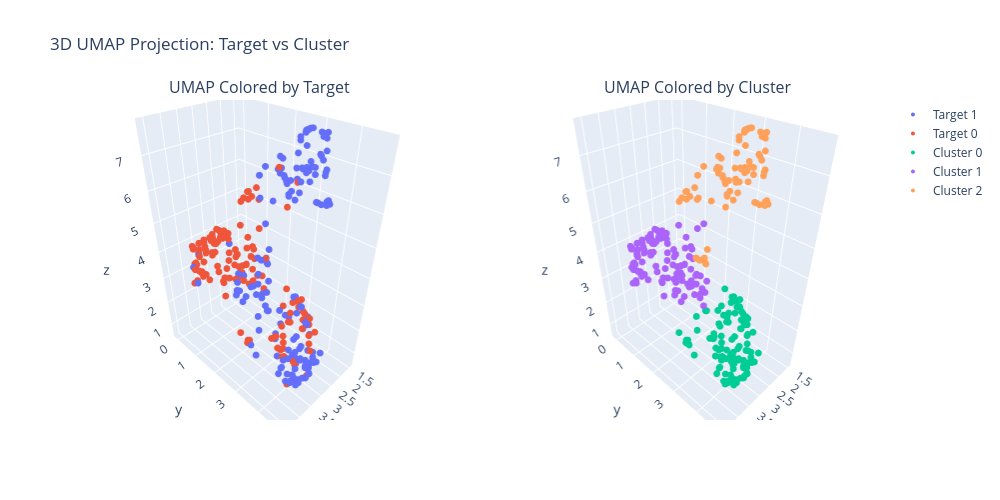

Notebook source saved alongside this figure:
### Markdown cell above
<h1 style="
  font-family: 'Americana XBdCn BT';
  text-shadow: 2px 2px 4px rgba(0,0,0,0.2);
  font-size: 40px;
  font-weight: bold;
  background: linear-gradient(to right,  #e0f0ea, #f7f0e8);
  letter-spacing: 0px;
  color: #d68b79;
  border-radius: 40px;
  text-align: left;
  line-height: 1;
  padding: 8px 9px;
">
  <span>Step VIII: 3D techniques to uncover hidden pattern</span>
</h1>

### Code cell
import umap
import plotly.graph_objects as go
from plotly.subplots import make_subplots
import plotly.express as px
from sklearn.cluster import KMeans

umap_3d = umap.UMAP(n_components=3, random_state=42)
umap_3d_proj = umap_3d.fit_transform(X_scaled)

# Step 2: Create DataFrame
umap3d_df = pd.DataFrame(umap_3d_proj, columns=['UMAP1', 'UMAP2', 'UMAP3'])
umap3d_df['Cluster'] = KMeans(n_clusters=3, init='k-means++', random_state=42).fit_predict(umap_3d_proj)
umap3d_df['target'] = df['target'].values

# Step 3: Create Side-by-Side Subplots
fig = make_subplots(
    rows=1, cols=2,
    specs=[[{'type': 'scatter3d'}, {'type': 'scatter3d'}]],
    subplot_titles=("UMAP Colored by Target", "UMAP Colored by Cluster")
)

# Subplot 1: Colored by Target
for label in umap3d_df['target'].unique():
    subset = umap3d_df[umap3d_df['target'] == label]
    fig.add_trace(
        go.Scatter3d(
            x=subset['UMAP1'], y=subset['UMAP2'], z=subset['UMAP3'],
            mode='markers',
            name=f'Target {label}',
            marker=dict(size=4),
        ),
        row=1, col=1
    )

# Subplot 2: Colored by Cluster
for label in sorted(umap3d_df['Cluster'].unique()):
    subset = umap3d_df[umap3d_df['Cluster'] == label]
    fig.add_trace(
        go.Scatter3d(
            x=subset['UMAP1'], y=subset['UMAP2'], z=subset['UMAP3'],
            mode='markers',
            name=f'Cluster {label}',
            marker=dict(size=4),
        ),
        row=1, col=2
    )

# Layout settings
fig.update_layout(
    width=1000,
    height=500,
    title_text="3D UMAP Projection: Target vs Cluster",
    showlegend=True
)
fig.write_html("umap_plot.html")
fig.show()
